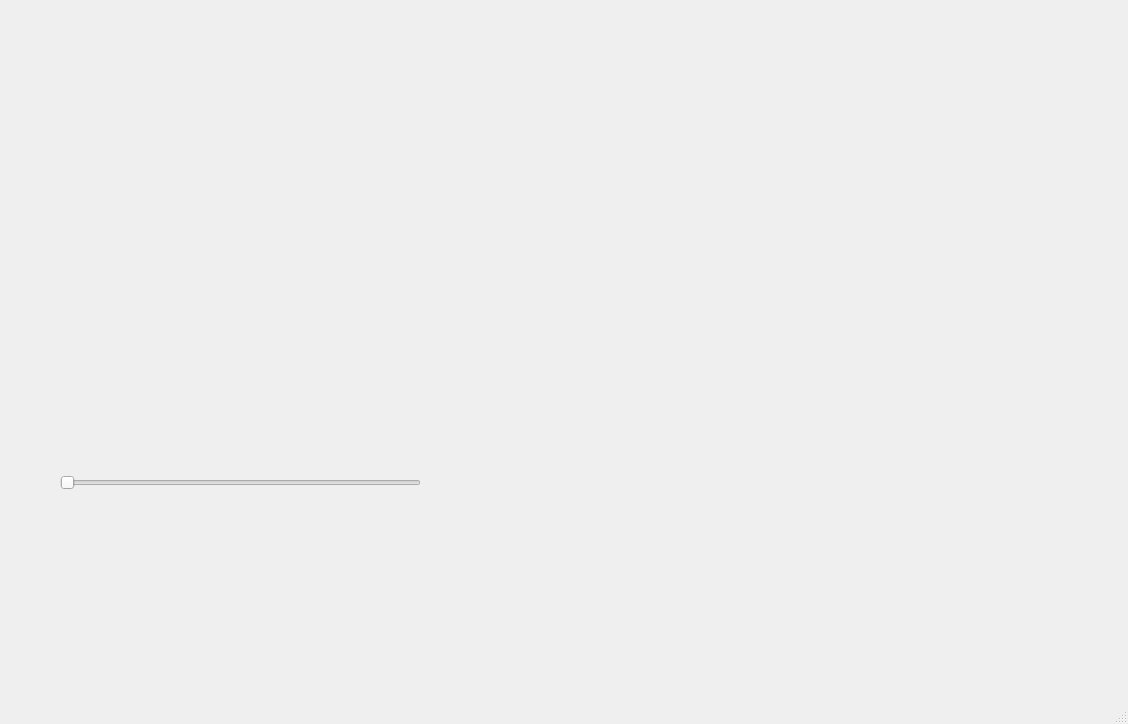
<?xml version="1.0" encoding="UTF-8"?>
<ui version="4.0">
 <class>MainWindow</class>
 <widget class="QMainWindow" name="MainWindow">
  <property name="geometry">
   <rect>
    <x>0</x>
    <y>0</y>
    <width>1128</width>
    <height>724</height>
   </rect>
  </property>
  <property name="windowTitle">
   <string>MainWindow</string>
  </property>
  <widget class="QWidget" name="centralwidget">
   <widget class="QLabel" name="lbImagen">
    <property name="geometry">
     <rect>
      <x>530</x>
      <y>210</y>
      <width>301</width>
      <height>351</height>
     </rect>
    </property>
    <property name="text">
     <string/>
    </property>
    <property name="pixmap">
     <pixmap>:/Todo/GoldenglowGG.jpg</pixmap>
    </property>
    <property name="scaledContents">
     <bool>true</bool>
    </property>
   </widget>
   <widget class="QSlider" name="horizontalSlider">
    <property name="geometry">
     <rect>
      <x>60</x>
      <y>457</y>
      <width>361</width>
      <height>51</height>
     </rect>
    </property>
    <property name="orientation">
     <enum>Qt::Horizontal</enum>
    </property>
   </widget>
   <widget class="QLabel" name="label_11">
    <property name="geometry">
     <rect>
      <x>980</x>
      <y>610</y>
      <width>141</width>
      <height>51</height>
     </rect>
    </property>
    <property name="text">
     <string/>
    </property>
    <property name="pixmap">
     <pixmap resource="../Imagenes/resources.qrc">:/Logos/RhineLab.jpg</pixmap>
    </property>
    <property name="scaledContents">
     <bool>true</bool>
    </property>
   </widget>
   <widget class="QLabel" name="label_10">
    <property name="geometry">
     <rect>
      <x>970</x>
      <y>10</y>
      <width>141</width>
      <height>51</height>
     </rect>
    </property>
    <property name="text">
     <string/>
    </property>
    <property name="pixmap">
     <pixmap resource="../Imagenes/resources.qrc">:/Logos/LogoFIT.jpg</pixmap>
    </property>
    <property name="scaledContents">
     <bool>true</bool>
    </property>
   </widget>
   <widget class="QLabel" name="label_9">
    <property name="geometry">
     <rect>
      <x>10</x>
      <y>10</y>
      <width>111</width>
      <height>61</height>
     </rect>
    </property>
    <property name="text">
     <string/>
    </property>
    <property name="pixmap">
     <pixmap resource="../Imagenes/resources.qrc">:/Logos/LogoUAT.png</pixmap>
    </property>
    <property name="scaledContents">
     <bool>true</bool>
    </property>
   </widget>
  </widget>
  <widget class="QMenuBar" name="menubar">
   <property name="geometry">
    <rect>
     <x>0</x>
     <y>0</y>
     <width>1128</width>
     <height>26</height>
    </rect>
   </property>
  </widget>
  <widget class="QStatusBar" name="statusbar"/>
 </widget>
 <resources>
  <include location="Resource.qrc"/>
  <include location="../Imagenes/resources.qrc"/>
 </resources>
 <connections/>
</ui>
